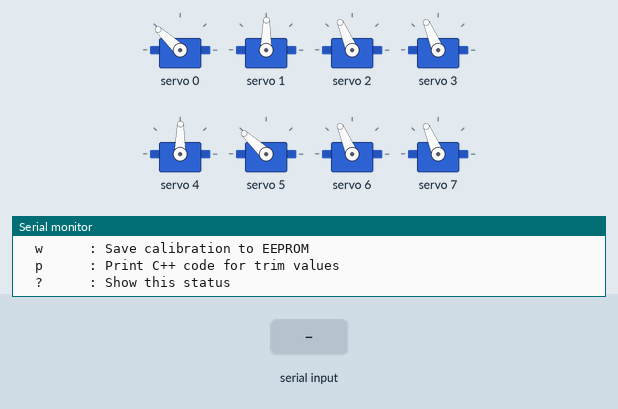
This sketch was run on a simulated Arduino Uno, built with avr-gcc and run on an emulated ATmega328P. On the bench: 8 × servo, the last lines printed to the serial monitor. Inputs (shaded band) come from the test bench.

Above: at 2.6 s.
2.7 s: "<90/45>" received over Serial
At 2.77 s:
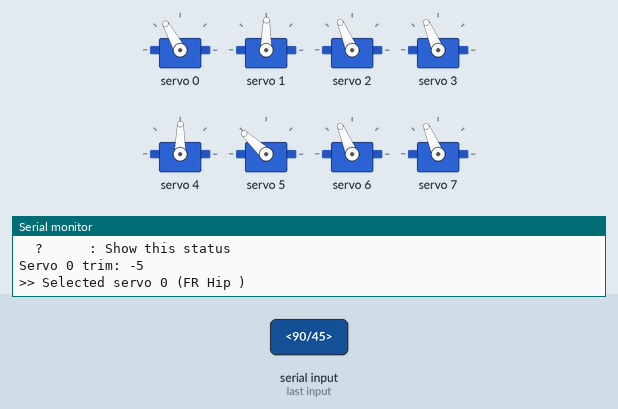
5.7 s: byte 99 ('c') received over Serial
At 6.3 s:
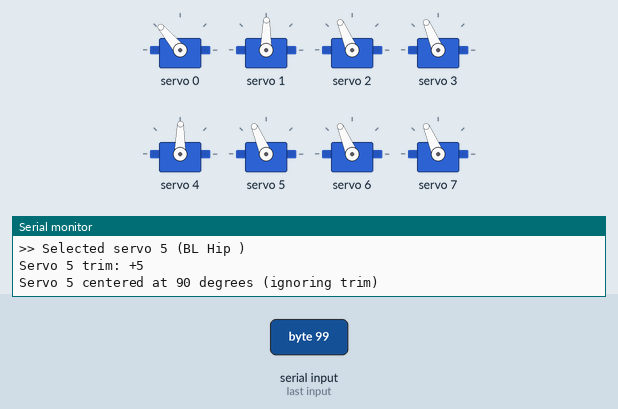
7.2 s: "<30/150>" received over Serial
At 7.43 s:
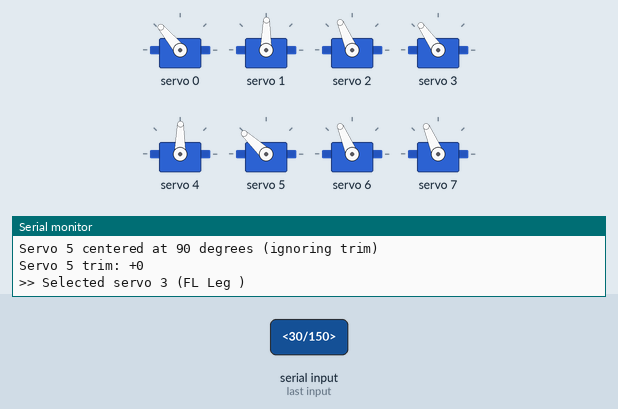
10.2 s: "<200>" received over Serial
At 10.43 s:
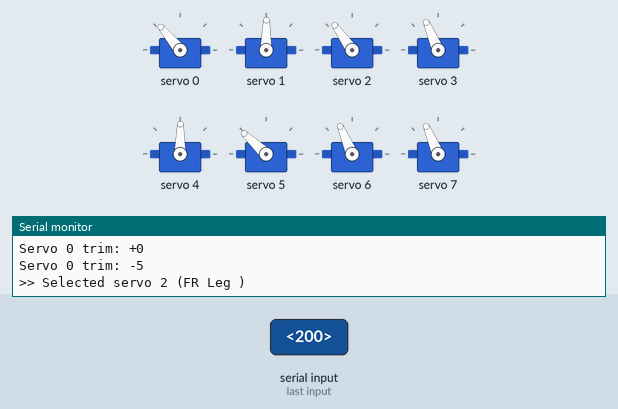
Timing chart, 0 to 13.2 s (numbered marks = the images above; inputs shaded):
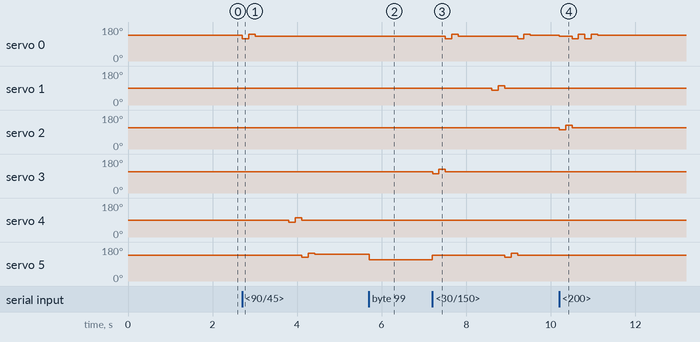

The sketch:

servo_calibration.ino
```cpp
/*
 * QUADRUPED ROBOT - SERVO CALIBRATION TOOL
 * Arduino UNO + PCA9685
 *
 * Use this to calibrate servo offsets before running the robot.
 * Each servo may need small adjustments (+/- degrees) to make
 * the robot stand symmetrically.
 *
 * WIRING: Same as test sketch (see servo_test_pca9685.ino)
 *
 * HOW TO CALIBRATE:
 * 1. Upload this sketch
 * 2. Open Serial Monitor (9600 baud)
 * 3. Select a servo (0-7)
 * 4. Adjust trim with +/- until leg is straight
 * 5. Repeat for all servos
 * 6. Save calibration (press 'w')
 * 7. Copy the trim values to your main robot code
 */

#include <Wire.h>
#include <Adafruit_PWMServoDriver.h>
#include <EEPROM.h>

Adafruit_PWMServoDriver pwm = Adafruit_PWMServoDriver();

#define SERVOMIN  125
#define SERVOMAX  575
#define SERVO_FREQ 50
#define NUM_SERVOS 8

// EEPROM storage
#define EEPROM_MAGIC 0xAB
#define EEPROM_START 0

// Servo names
const char* servoNames[] = {
  "FR Hip ", "FL Hip ",   // Front Right/Left Hip
  "FR Leg ", "FL Leg ",   // Front Right/Left Leg
  "BR Hip ", "BL Hip ",   // Back Right/Left Hip
  "BR Leg ", "BL Leg "    // Back Right/Left Leg
};

// Current servo selection
int currentServo = 0;

// Trim values (offset in degrees, can be negative)
int trim[NUM_SERVOS] = {0, 0, 0, 0, 0, 0, 0, 0};

// Base angles for home position
int homeAngle[NUM_SERVOS] = {
  110,  // 0: Front Right Hip (90 + 20)
  70,   // 1: Front Left Hip  (90 - 20)
  90,   // 2: Front Right Leg
  90,   // 3: Front Left Leg
  70,   // 4: Back Right Hip  (90 - 20)
  110,  // 5: Back Left Hip   (90 + 20)
  90,   // 6: Back Right Leg
  90    // 7: Back Left Leg
};

int angleToPulse(int angle) {
  angle = constrain(angle, 0, 180);
  return map(angle, 0, 180, SERVOMIN, SERVOMAX);
}

void setServo(int channel, int angle) {
  pwm.setPWM(channel, 0, angleToPulse(angle));
}

void applyHomePosition() {
  for (int i = 0; i < NUM_SERVOS; i++) {
    setServo(i, homeAngle[i] + trim[i]);
  }
}

void applySingleServo(int servo) {
  setServo(servo, homeAngle[servo] + trim[servo]);
}

void loadTrimFromEEPROM() {
  if (EEPROM.read(EEPROM_START) == EEPROM_MAGIC) {
    for (int i = 0; i < NUM_SERVOS; i++) {
      int8_t val = EEPROM.read(EEPROM_START + 1 + i);
      if (val >= -45 && val <= 45) {
        trim[i] = val;
      }
    }
    Serial.println("Loaded trim from EEPROM");
  } else {
    Serial.println("No saved calibration found");
  }
}

void saveTrimToEEPROM() {
  EEPROM.write(EEPROM_START, EEPROM_MAGIC);
  for (int i = 0; i < NUM_SERVOS; i++) {
    EEPROM.write(EEPROM_START + 1 + i, (int8_t)trim[i]);
  }
  Serial.println("\n*** CALIBRATION SAVED TO EEPROM ***\n");
}

void printStatus() {
  Serial.println("\n========== SERVO CALIBRATION ==========");
  Serial.println("Servo    | Base | Trim | Final");
  Serial.println("---------|------|------|------");

  for (int i = 0; i < NUM_SERVOS; i++) {
    Serial.print(i);
    Serial.print(": ");
    Serial.print(servoNames[i]);
    Serial.print("| ");

    if (homeAngle[i] < 100) Serial.print(" ");
    Serial.print(homeAngle[i]);
    Serial.print(" | ");

    if (trim[i] >= 0) Serial.print("+");
    if (abs(trim[i]) < 10) Serial.print(" ");
    Serial.print(trim[i]);
    Serial.print(" | ");

    int final_angle = homeAngle[i] + trim[i];
    if (final_angle < 100) Serial.print(" ");
    Serial.print(final_angle);

    if (i == currentServo) {
      Serial.print("  <-- SELECTED");
    }
    Serial.println();
  }

  Serial.println("========================================");
  Serial.println("\nCommands:");
  Serial.println("  0-7    : Select servo");
  Serial.println("  + or ] : Increase trim (+1)");
  Serial.println("  - or [ : Decrease trim (-1)");
  Serial.println("  > or } : Increase trim (+5)");
  Serial.println("  < or { : Decrease trim (-5)");
  Serial.println("  z      : Zero current servo trim");
  Serial.println("  Z      : Zero ALL trims");
  Serial.println("  h      : Apply home position");
  Serial.println("  c      : Center current servo (90 deg)");
  Serial.println("  w      : Save calibration to EEPROM");
  Serial.println("  p      : Print C++ code for trim values");
  Serial.println("  ?      : Show this status\n");
}

void printCodeOutput() {
  Serial.println("\n// Copy this to your robot code:");
  Serial.println("// --------------------------------");
  Serial.print("int trim[8] = {");
  for (int i = 0; i < NUM_SERVOS; i++) {
    Serial.print(trim[i]);
    if (i < NUM_SERVOS - 1) Serial.print(", ");
  }
  Serial.println("};");
  Serial.println("// --------------------------------\n");
}

void setup() {
  Serial.begin(9600);

  Serial.println("\n");
  Serial.println("####################################");
  Serial.println("#  QUADRUPED SERVO CALIBRATION     #");
  Serial.println("#  Arduino UNO + PCA9685           #");
  Serial.println("####################################\n");

  pwm.begin();
  pwm.setOscillatorFrequency(27000000);
  pwm.setPWMFreq(SERVO_FREQ);
  delay(10);

  // Load any saved calibration
  loadTrimFromEEPROM();

  // Apply home position
  Serial.println("Applying home position...\n");
  applyHomePosition();
  delay(500);

  printStatus();
}

void loop() {
  if (Serial.available()) {
    char cmd = Serial.read();

    // Select servo 0-7
    if (cmd >= '0' && cmd <= '7') {
      currentServo = cmd - '0';
      Serial.print("\n>> Selected servo ");
      Serial.print(currentServo);
      Serial.print(" (");
      Serial.print(servoNames[currentServo]);
      Serial.println(")");

      // Wiggle the selected servo to identify it
      int base = homeAngle[currentServo] + trim[currentServo];
      setServo(currentServo, base - 10);
      delay(150);
      setServo(currentServo, base + 10);
      delay(150);
      setServo(currentServo, base);
    }

    // Increase trim
    else if (cmd == '+' || cmd == '=') {
      trim[currentServo]++;
      trim[currentServo] = constrain(trim[currentServo], -45, 45);
      applySingleServo(currentServo);
      Serial.print("Servo ");
      Serial.print(currentServo);
      Serial.print(" trim: ");
      if (trim[currentServo] >= 0) Serial.print("+");
      Serial.println(trim[currentServo]);
    }

    // Decrease trim
    else if (cmd == '-' || cmd == '_') {
      trim[currentServo]--;
      trim[currentServo] = constrain(trim[currentServo], -45, 45);
      applySingleServo(currentServo);
      Serial.print("Servo ");
      Serial.print(currentServo);
      Serial.print(" trim: ");
      if (trim[currentServo] >= 0) Serial.print("+");
      Serial.println(trim[currentServo]);
    }

    // Big increase (+5)
    else if (cmd == '>' || cmd == ']' || cmd == '}') {
      trim[currentServo] += 5;
      trim[currentServo] = constrain(trim[currentServo], -45, 45);
      applySingleServo(currentServo);
      Serial.print("Servo ");
      Serial.print(currentServo);
      Serial.print(" trim: ");
      if (trim[currentServo] >= 0) Serial.print("+");
      Serial.println(trim[currentServo]);
    }

    // Big decrease (-5)
    else if (cmd == '<' || cmd == '[' || cmd == '{') {
      trim[currentServo] -= 5;
      trim[currentServo] = constrain(trim[currentServo], -45, 45);
      applySingleServo(currentServo);
      Serial.print("Servo ");
      Serial.print(currentServo);
      Serial.print(" trim: ");
      if (trim[currentServo] >= 0) Serial.print("+");
      Serial.println(trim[currentServo]);
    }

    // Zero current servo trim
    else if (cmd == 'z') {
      trim[currentServo] = 0;
      applySingleServo(currentServo);
      Serial.print("Servo ");
      Serial.print(currentServo);
      Serial.println(" trim reset to 0");
    }

    // Zero ALL trims
    else if (cmd == 'Z') {
      for (int i = 0; i < NUM_SERVOS; i++) {
        trim[i] = 0;
      }
      applyHomePosition();
      Serial.println("ALL trims reset to 0");
    }

    // Apply home position
    else if (cmd == 'h' || cmd == 'H') {
      applyHomePosition();
      Serial.println("Home position applied");
    }

    // Center current servo at 90
    else if (cmd == 'c' || cmd == 'C') {
      setServo(currentServo, 90);
      Serial.print("Servo ");
      Serial.print(currentServo);
      Serial.println(" centered at 90 degrees (ignoring trim)");
    }

    // Save to EEPROM
    else if (cmd == 'w' || cmd == 'W') {
      saveTrimToEEPROM();
      printCodeOutput();
    }

    // Print code output
    else if (cmd == 'p' || cmd == 'P') {
      printCodeOutput();
    }

    // Show status
    else if (cmd == '?' || cmd == '/') {
      printStatus();
    }
  }
}
```

Measured:
- after the input at 2.7 s, servo 0: 137° → 119° at once, → 142° 0.15 s later, → 130° 0.15 s later; servo 4: 89° → 77° after 1.1 s, → 101° 0.15 s later, → 89° 0.15 s later; servo 5: 137° → 125° after 1.4 s, → 148° 0.15 s later, → 142° 0.15 s later
- after the input at 5.7 s, servo 5: 142° → 113° at once
- after the input at 7.2 s, servo 0: 130° → 119° after 0.31 s, → 142° 0.15 s later, → 130° 0.15 s later, → 119° 1.4 s later, … (6 changes in this stretch); servo 1: 89° → 77° after 1.4 s, → 101° 0.15 s later, → 89° 0.15 s later
- after the input at 10.2 s, servo 0: 137° → 130° at once, then repeats every 0.30 s: 119° 0.15 s, 142° 0.15 s, until it stays 137° from 11.1 s; servo 2: 113° → 101° at once, → 125° 0.15 s later, → 113° 0.15 s later
